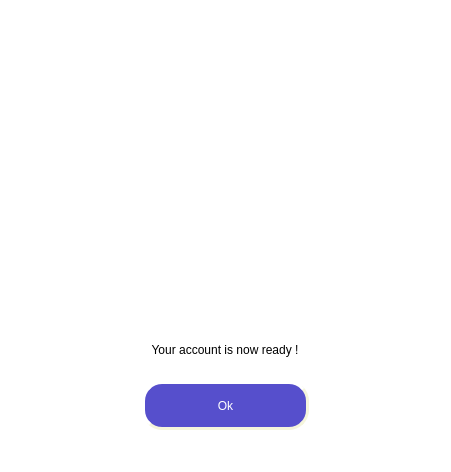
<?xml version="1.0" encoding="UTF-8"?>
<ui version="4.0">
 <class>sign_in_dialogue_window</class>
 <widget class="QMainWindow" name="sign_in_dialogue_window">
  <property name="geometry">
   <rect>
    <x>0</x>
    <y>0</y>
    <width>451</width>
    <height>472</height>
   </rect>
  </property>
  <property name="windowTitle">
   <string>MainWindow</string>
  </property>
  <property name="styleSheet">
   <string notr="true">background-color:white;</string>
  </property>
  <widget class="QWidget" name="centralwidget">
   <layout class="QGridLayout" name="gridLayout_3">
    <item row="0" column="0">
     <widget class="QWidget" name="verticalWidget" native="true">
      <property name="minimumSize">
       <size>
        <width>433</width>
        <height>428</height>
       </size>
      </property>
      <property name="maximumSize">
       <size>
        <width>433</width>
        <height>428</height>
       </size>
      </property>
      <layout class="QVBoxLayout" name="verticalLayout">
       <item>
        <widget class="QLabel" name="label">
         <property name="minimumSize">
          <size>
           <width>431</width>
           <height>311</height>
          </size>
         </property>
         <property name="maximumSize">
          <size>
           <width>431</width>
           <height>311</height>
          </size>
         </property>
         <property name="styleSheet">
          <string notr="true">background-image: url(:/sign_in_dialogue/undraw_Happy_announcement_re_tsm0.png);</string>
         </property>
         <property name="text">
          <string/>
         </property>
         <property name="pixmap">
          <pixmap resource="qrc/qrc_main.qrc">:/main/undraw_Happy_announcement_re_tsm0.png</pixmap>
         </property>
         <property name="scaledContents">
          <bool>true</bool>
         </property>
         <property name="wordWrap">
          <bool>false</bool>
         </property>
        </widget>
       </item>
       <item>
        <layout class="QGridLayout" name="gridLayout_2">
         <item row="0" column="0">
          <widget class="QLabel" name="output_message">
           <property name="minimumSize">
            <size>
             <width>400</width>
             <height>50</height>
            </size>
           </property>
           <property name="maximumSize">
            <size>
             <width>400</width>
             <height>50</height>
            </size>
           </property>
           <property name="styleSheet">
            <string notr="true">QLabel {
	font: 10pt &quot;Eras Medium ITC&quot;;
	}</string>
           </property>
           <property name="text">
            <string>&lt;html&gt;&lt;head/&gt;&lt;body&gt;&lt;p align=&quot;center&quot;&gt;Your account is now ready !&lt;/p&gt;&lt;/body&gt;&lt;/html&gt;</string>
           </property>
          </widget>
         </item>
        </layout>
       </item>
       <item>
        <layout class="QGridLayout" name="gridLayout">
         <item row="0" column="0">
          <widget class="QPushButton" name="ok">
           <property name="sizePolicy">
            <sizepolicy hsizetype="Ignored" vsizetype="Ignored">
             <horstretch>0</horstretch>
             <verstretch>0</verstretch>
            </sizepolicy>
           </property>
           <property name="minimumSize">
            <size>
             <width>167</width>
             <height>49</height>
            </size>
           </property>
           <property name="maximumSize">
            <size>
             <width>167</width>
             <height>49</height>
            </size>
           </property>
           <property name="styleSheet">
            <string notr="true">QPushButton {
	background-color:#564fcc;
	font: 10pt &quot;Eras Medium ITC&quot;;
	color:white;
	border-style: outset;
	border-width: 3px;
	border-radius: 20px;
	border-color: beige;

	}

QPushButton:hover {
	background-color:#f2f2f2;
	color:#6c63ff;
	border-color:#6c63ff;
    border-style:outset;
	font-weight:bold;
}</string>
           </property>
           <property name="text">
            <string>Ok</string>
           </property>
          </widget>
         </item>
        </layout>
       </item>
      </layout>
     </widget>
    </item>
   </layout>
  </widget>
  <widget class="QStatusBar" name="statusbar"/>
 </widget>
 <resources>
  <include location="qrc/qrc_main.qrc"/>
 </resources>
 <connections/>
</ui>
